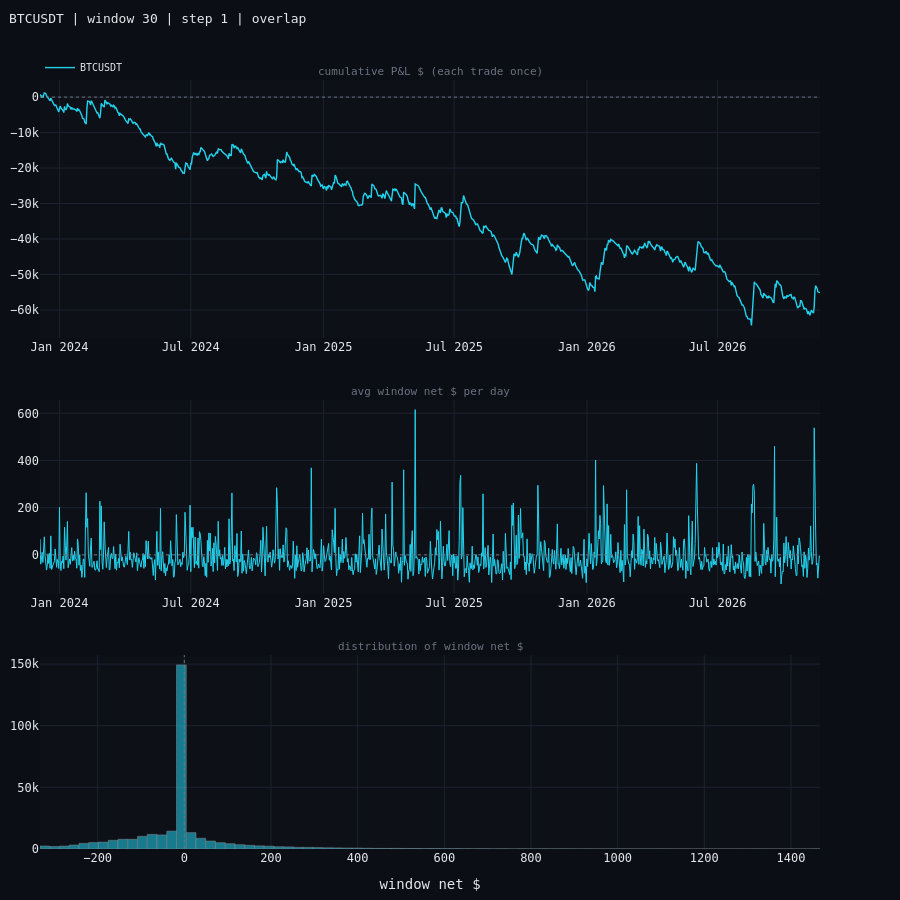

The code cell stored with this chart in its notebook:
### Markdown cell above
## 5. Chart

### Code cell
chart.plot_sliding(res).show()

### Figure 1 — Plotly figure (JSON) as saved in the notebook; plotly's stock layout.template omitted (floating-point values rounded to 4 significant figures; data arrays with more than 128 entries replaced by an {"elided": "..."} marker saying what was removed)
{"data": [{"hovertemplate": "%{y:+,.2f}$<extra>BTCUSDT</extra>", "legendgroup": "BTCUSDT", "line": {"color": "#22d3ee", "width": 1.4}, "mode": "lines", "name": "BTCUSDT", "type": "scatter", "x": {"elided": "1014 str values"}, "xaxis": "x", "y": {"elided": "1014 float values"}, "yaxis": "y"}, {"hovertemplate": "%{y:+,.2f}$ avg<extra>BTCUSDT</extra>", "legendgroup": "BTCUSDT", "line": {"color": "#22d3ee", "width": 1}, "mode": "lines", "name": "BTCUSDT", "showlegend": false, "type": "scatter", "x": {"elided": "1082 str values"}, "xaxis": "x2", "y": {"elided": "1082 float values"}, "yaxis": "y2"}, {"hovertemplate": "%{x:+,.0f}$: %{y:,} windows<extra>BTCUSDT</extra>", "legendgroup": "BTCUSDT", "marker": {"color": "#22d3ee"}, "name": "BTCUSDT", "opacity": 0.55, "showlegend": false, "type": "bar", "width": 22.5, "x": [-321.8, -299.3, -276.8, -254.3, -231.8, -209.3, -186.8, -164.3, -141.8, -119.3, -96.75, -74.25, -51.75, -29.25, -6.75, 15.75, 38.25, 60.75, 83.25, 105.7, 128.2, 150.7, 173.2, 195.7, 218.2, 240.7, 263.2, 285.7, 308.2, 330.7, 353.2, 375.7, 398.2, 420.7, 443.2, 465.7, 488.2, 510.8, 533.2, 555.8, 578.2, 600.8, 623.2, 645.8, 668.3, 690.8, 713.3, 735.8, 758.3, 780.8, 803.3, 825.8, 848.3, 870.8, 893.3, 915.8, 938.3, 960.8, 983.3, 1006.0, 1028.0, 1051.0, 1073.0, 1096.0, 1118.0, 1141.0, 1163.0, 1186.0, 1208.0, 1231.0, 1253.0, 1276.0, 1298.0, 1321.0, 1343.0, 1366.0, 1388.0, 1411.0, 1433.0, 1456.0], "xaxis": "x3", "y": [2421, 2074, 2369, 3209, 4555, 5234, 5624, 7045, 7860, 7858, 10273, 11858, 11414, 14513, 149373, 13279, 8668, 6500, 5133, 4326, 3492, 3004, 2548, 2270, 1832, 1712, 1333, 1293, 1153, 980, 887, 776, 723, 602, 492, 472, 501, 445, 439, 309, 336, 258, 259, 188, 147, 186, 94, 100, 49, 105, 56, 84, 63, 85, 54, 33, 54, 34, 54, 39, 59, 32, 45, 35, 33, 18, 25, 6, 13, 12, 10, 15, 8, 31, 2, 22, 6, 10, 5, 60], "yaxis": "y3"}], "layout": {"annotations": [{"font": {"color": "#6b7280", "size": 11}, "showarrow": false, "text": "cumulative P&L $ (each trade once)", "x": 0.5, "xanchor": "center", "xref": "paper", "y": 1, "yanchor": "bottom", "yref": "paper"}, {"font": {"color": "#6b7280", "size": 11}, "showarrow": false, "text": "avg window net $ per day", "x": 0.5, "xanchor": "center", "xref": "paper", "y": 0.584, "yanchor": "bottom", "yref": "paper"}, {"font": {"color": "#6b7280", "size": 11}, "showarrow": false, "text": "distribution of window net $", "x": 0.5, "xanchor": "center", "xref": "paper", "y": 0.252, "yanchor": "bottom", "yref": "paper"}], "bargap": 0.2, "barmode": "overlay", "font": {"color": "#e5e7eb", "family": "Consolas, monospace"}, "height": 900, "hoverlabel": {"bgcolor": "#161b22", "font": {"color": "#e5e7eb"}}, "hovermode": "x unified", "legend": {"bgcolor": "rgba(0,0,0,0)", "font": {"size": 10}, "orientation": "h", "x": 0, "y": 1.035}, "margin": {"b": 10, "l": 20, "r": 80, "t": 80}, "paper_bgcolor": "#0b0e14", "plot_bgcolor": "#0d1117", "shapes": [{"line": {"color": "#6b7280", "dash": "dot", "width": 1}, "type": "line", "x0": 0, "x1": 1, "xref": "x domain", "y0": 0, "y1": 0, "yref": "y"}, {"line": {"color": "#6b7280", "dash": "dot", "width": 1}, "type": "line", "x0": 0, "x1": 1, "xref": "x2 domain", "y0": 0, "y1": 0, "yref": "y2"}, {"line": {"color": "#6b7280", "dash": "dot", "width": 1}, "type": "line", "x0": 0, "x1": 0, "xref": "x3", "y0": 0, "y1": 1, "yref": "y3 domain"}], "title": {"font": {"color": "#e5e7eb", "size": 13}, "text": "BTCUSDT | window 30 | step 1 | overlap", "x": 0.01, "y": 0.985}, "xaxis": {"anchor": "y", "domain": [0, 1], "gridcolor": "#1c2230", "zeroline": false}, "xaxis2": {"anchor": "y2", "domain": [0, 1], "gridcolor": "#1c2230", "zeroline": false}, "xaxis3": {"anchor": "y3", "domain": [0, 1], "gridcolor": "#1c2230", "title": {"text": "window net $"}, "zeroline": false}, "yaxis": {"anchor": "x", "domain": [0.664, 1], "gridcolor": "#1c2230", "zeroline": false}, "yaxis2": {"anchor": "x2", "domain": [0.332, 0.584], "gridcolor": "#1c2230", "zeroline": false}, "yaxis3": {"anchor": "x3", "domain": [0, 0.252], "gridcolor": "#1c2230", "zeroline": false}}}
